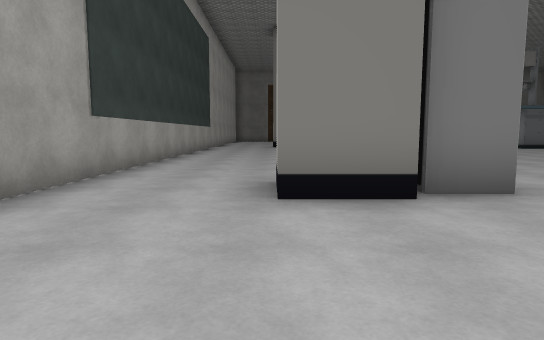
View 1 (above)

20 first-person views from a walk through a scene from a Unity 3-D project. The camera is 1.2 m above the floor, tilts 6° down and sees 75° across. The floor is counted in squares, 1.8 m on a side. Each view is taken from the middle of a square. On the plan, view 1 faces up. The plan holds only what a view shows up to about 11 squares ahead; the rest is blank. The player is left out. Some surface patterns are stand-ins.

View 2
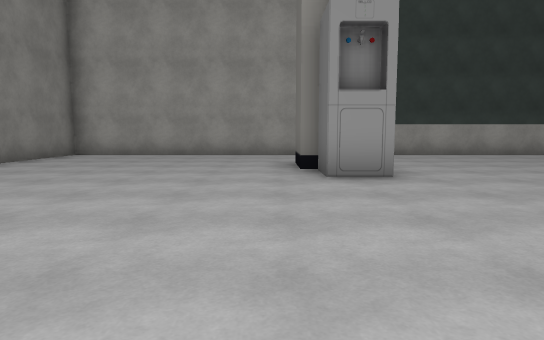

View 3
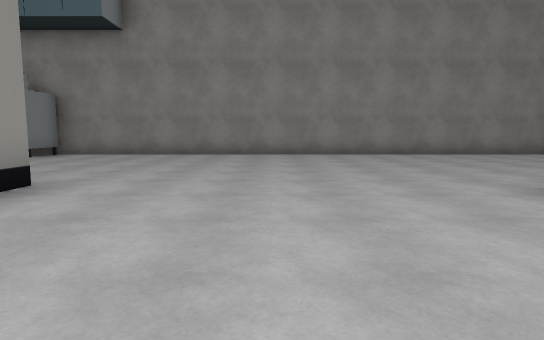

View 4
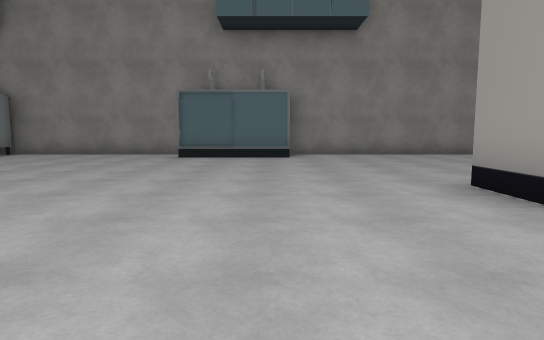

View 5
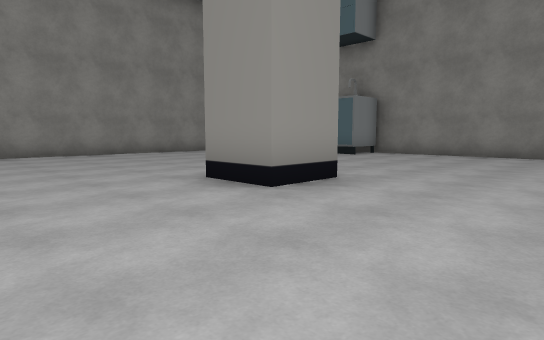

View 6
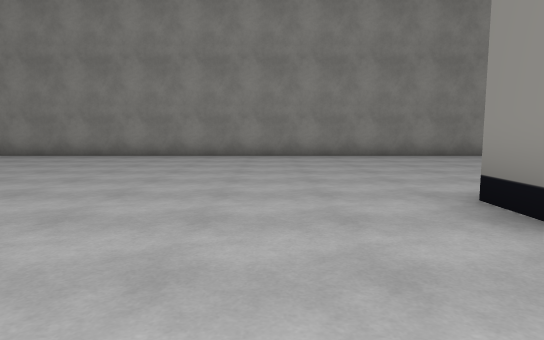

View 7
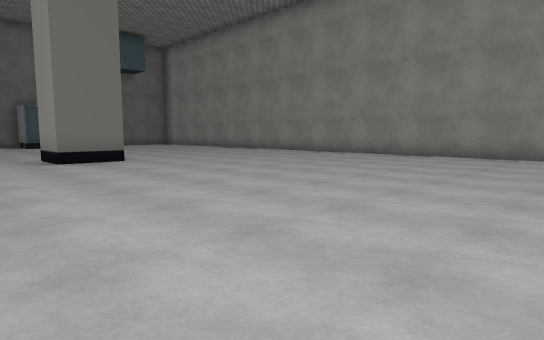

View 8
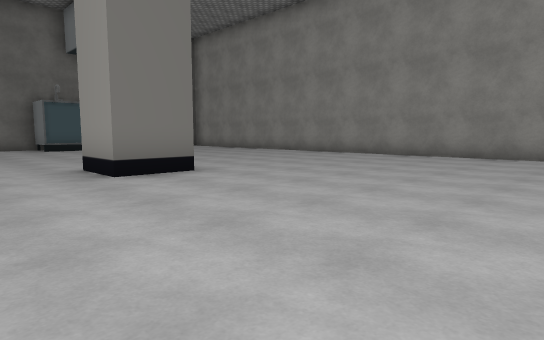

View 9
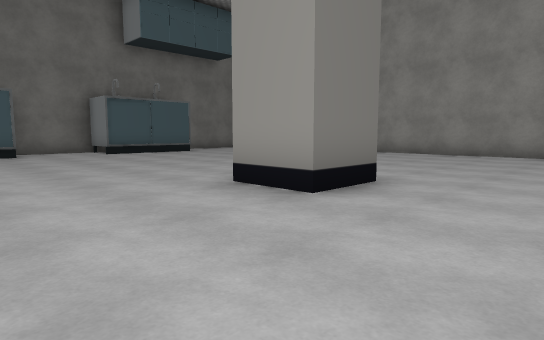

View 10
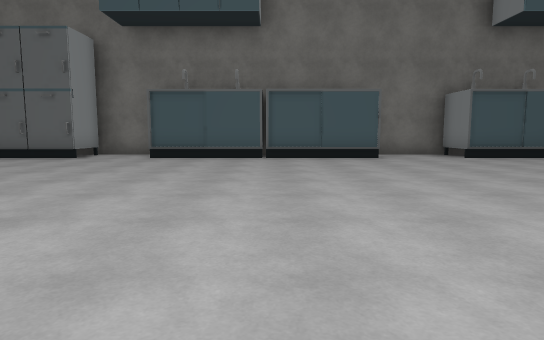

View 11
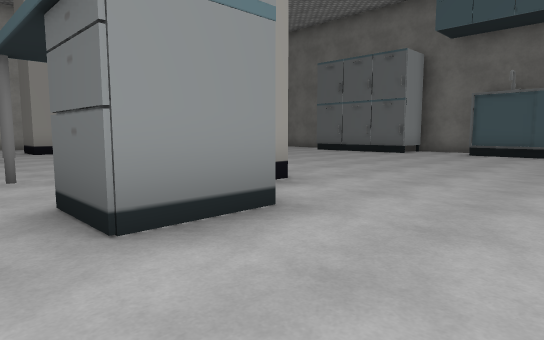

View 12
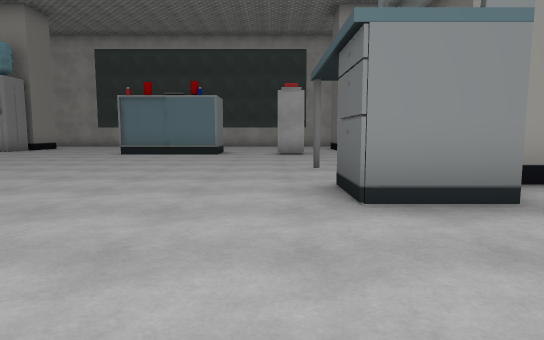

View 13
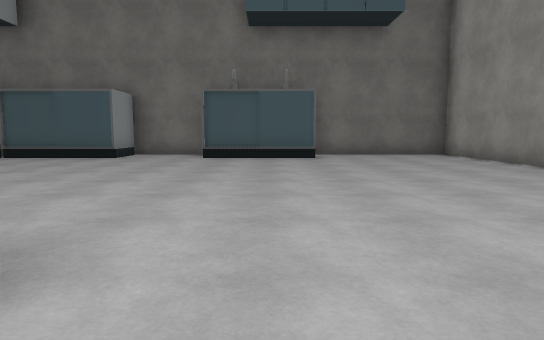

View 14
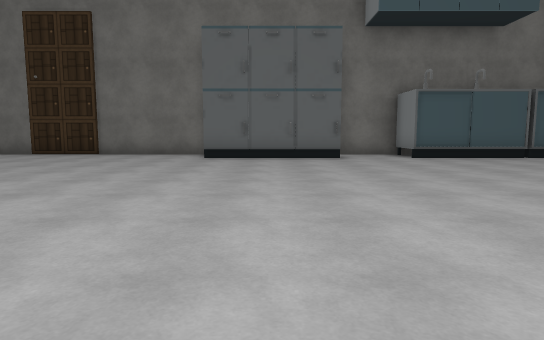

View 15
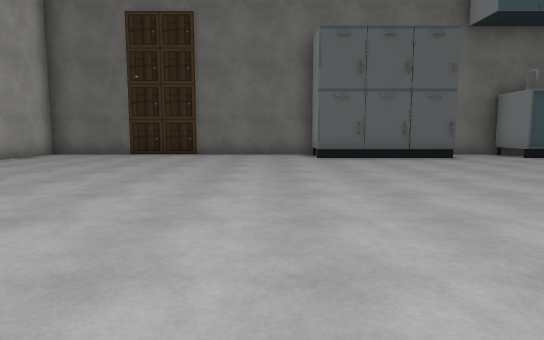

View 16
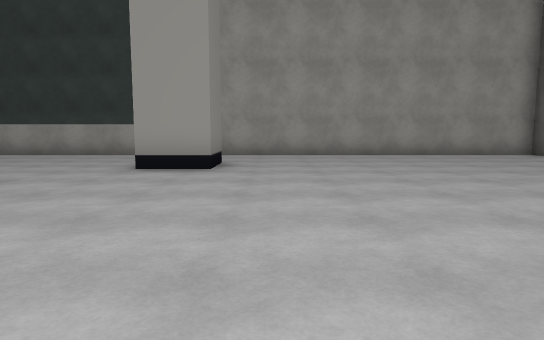

View 17
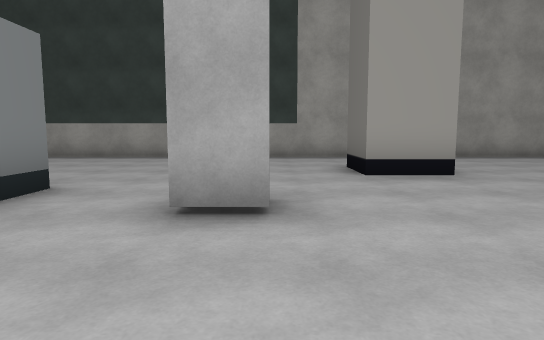

View 18
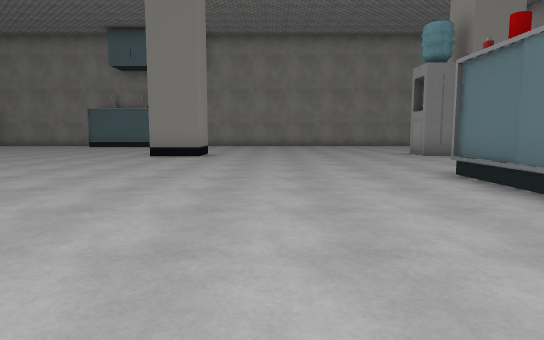

View 19
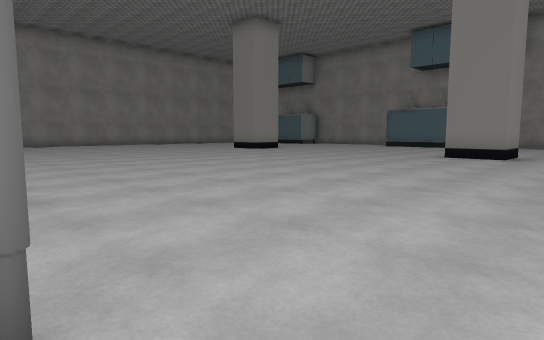

View 20
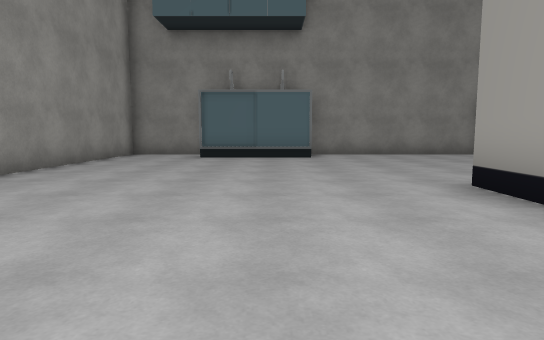

### Floor plan
Points are (right, up) in squares from view 1. A wall is a line through its corners. A room is listed if a view was taken in it or the views show most of it. See-through windows are left out.
Room 1 (views 1, 2, 3, 4, 5, 6, 7, 8, 9, 10, 11, 12, 13, 14, 15, 16, 17, 18, 19, 20)
walls: (10.5, 17.9) (10.5, 17.1); (19.5, 16.4) (18.1, 16.4) (18.1, 17.9); (9.1, 3.5) (9.1, 4.9) (10.5, 4.9) (10.5, 3.5); (18.1, 3.5) (18.1, 4.9) (19.5, 4.9) (19.5, 3.5); (0.1, 17.9) (1.5, 17.9) (1.5, 16.4) (0, 16.4); (1.5, 3.5) (0, 3.5); (13.9, 26.9) (8, 26.9); (15.8, -3) (21.5, -3); (5.5, 26.9) (-2.7, 26.9) (-2.7, -3) (12.6, -3); (20, 26.9) (16.8, 26.9); (26.3, 22.9) (26.3, 26.9) (22.2, 26.9); (24.1, -3) (26.3, -3) (26.3, 18.4)
low walls: (12.8, -3) (13.5, -3)
objects: other object (2, 4); other object (3, 12) to (4, 12); block (4, 15); other object (6, 25) to (8, 25); other object (10, 15) to (11, 16); other object (11, 26); other object (13, -2) to (15, -2); other object (13, 26); other object (15, 25); other object (20, 26) to (21, 26); other object (22, -2) to (23, -2)

Where each view was taken, in squares from view 1:
view 1: 0 up, 0 right, facing up
view 2: 3 up, 8 right, facing left
view 3: 8 up, 6 right, facing down
view 4: 8 up, 13 right, facing down
view 5: 8 up, 15 right, facing down-right
view 6: 7 up, 16 right, facing right
view 7: 8 up, 16 right, facing up-right
view 8: 11 up, 16 right, facing up-right
view 9: 14 up, 15 right, facing up-right
view 10: 16 up, 14 right, facing up
view 11: 14 up, 14 right, facing up-left
view 12: 14 up, 15 right, facing left
view 13: 16 up, 21 right, facing up
view 14: 16 up, 7 right, facing up
view 15: 16 up, 4 right, facing up
view 16: 19 up, 8 right, facing left
view 17: 15 up, 7 right, facing left
view 18: 15 up, 7 right, facing down
view 19: 15 up, 7 right, facing down-right
view 20: 8 up, 22 right, facing down
